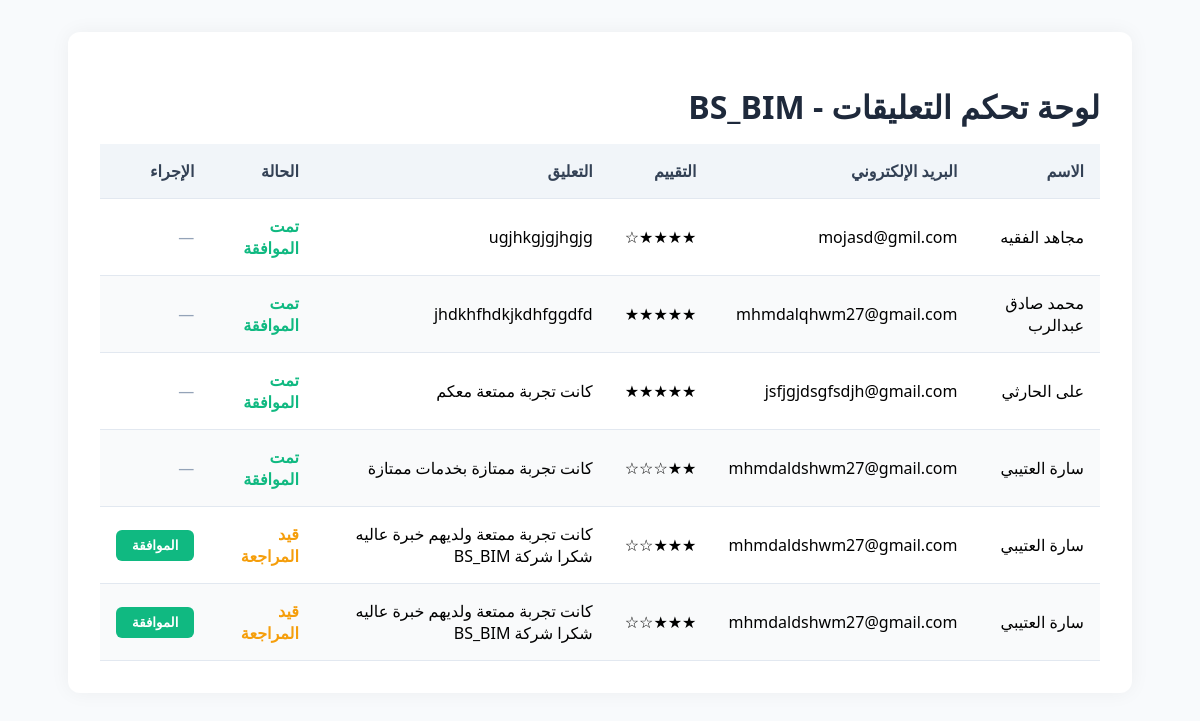
/data/admin_commit.php, run on the app's committed database.
### tables this page shows
CREATE TABLE `comments` (
  `id` int(11) NOT NULL,
  `name` varchar(100) NOT NULL,
  `email` varchar(100) NOT NULL,
  `created_at` timestamp NOT NULL DEFAULT current_timestamp(),
  `comment` text NOT NULL,
  `rating` int(11) NOT NULL DEFAULT 5,
  `approved` tinyint(1) NOT NULL DEFAULT 0
);

### data/admin_commit.php (the view, shortened to what this page needs)
<?php
$res = mysqli_query($mysqli, "SELECT * FROM comments ORDER BY created_at DESC");
$comments = [];
if ($res) {
    while ($row = mysqli_fetch_assoc($res)) {
        $comments[] = $row;
    }
}
?>
<!DOCTYPE html>
<html lang="ar" dir="rtl">
<head>
</head>
<body>
    <div class="container">
        <h1>لوحة تحكم التعليقات - BS_BIM</h1>
        <table>
            <thead>
                <tr>
                    <th>الاسم</th>
                    <th>البريد الإلكتروني</th>
                    <th>التقييم</th>
                    <th>التعليق</th>
                    <th>الحالة</th>
                    <th>الإجراء</th>
                </tr>
            </thead>
            <tbody>
                <?php foreach ($comments as $c): ?>
                    <tr>
                        <td><?= htmlspecialchars($c['name']) ?></td>
                        <td><?= htmlspecialchars($c['email']) ?></td>
                        <td><?= str_repeat('★', $c['rating']) . str_repeat('☆', 5 - $c['rating']) ?></td>
                        <td><?= nl2br(htmlspecialchars($c['comment'])) ?></td>
                        <td>
                            <?= $c['approved'] ? '<span class="approved-label">تمت الموافقة</span>' : '<span class="pending-label">قيد المراجعة</span>' ?>
                        </td>
                        <td>
                            <?php if (!$c['approved']): ?>
                                <form method="post" style="margin:0;">
                                    <button type="submit" class="btn approve">الموافقة</button>
                                </form>
                            <?php else: ?>
                                <span style="color:#94a3b8;">—</span>
                            <?php endif; ?>
                        </td>
                    </tr>
                <?php endforeach; ?>
            </tbody>
        </table>
    </div>
</body>
</html>

### data/admin_commit.php (style rules this page uses)
body { font-family: 'Segoe UI', Tahoma, sans-serif; background:#f8fafc; margin:0; padding:0; }
.container { max-width: 1000px; margin: 2rem auto; background:#fff; padding:2rem; border-radius:12px; box-shadow:0 0 20px rgba(0,0,0,0.05); }
h1 { font-size:2rem; margin-bottom:1rem; color:#1e293b; }
table { width:100%; border-collapse:collapse; margin-top:1rem; }
th, td { padding:1rem; border-bottom:1px solid #e2e8f0; text-align:right; }
th { background:#f1f5f9; color:#334155; }
tr:nth-child(even) { background:#f9fafb; }
.btn { padding:.5rem 1rem; border:none; border-radius:6px; cursor:pointer; font-weight:600; }
.approve { background:#10b981; color:#fff; }
.approved-label { color:#10b981; font-weight:bold; }
.pending-label { color:#f59e0b; font-weight:bold; }

### data on the page
comments: name "مجاهد الفقيه", email "mojasd@gmil.com", rating "★★★★", rating "☆", comment "ugjhkgjgjhgjg", approved "تمت الموافقة"
comments: name "محمد صادق عبدالرب", email "mhmdalqhwm27@gmail.com", rating "★★★★★", comment "jhdkhfhdkjkdhfggdfd", approved "تمت الموافقة"
comments: name "على الحارثي", email "jsfjgjdsgfsdjh@gmail.com", rating "★★★★★", comment "كانت تجربة ممتعة معكم", approved "تمت الموافقة"
comments: name "سارة العتيبي", email "mhmdaldshwm27@gmail.com", rating "★★", rating "☆☆☆", comment "كانت تجربة ممتازة بخدمات ممتازة", approved "تمت الموافقة"
comments: name "سارة العتيبي", email "mhmdaldshwm27@gmail.com", rating "★★★", rating "☆☆", comment "كانت تجربة ممتعة ولديهم خبرة عاليه شكرا شركة BS_BIM", approved "قيد المراجعة"
comments: name "سارة العتيبي", email "mhmdaldshwm27@gmail.com", rating "★★★", rating "☆☆", comment "كانت تجربة ممتعة ولديهم خبرة عاليه شكرا شركة BS_BIM", approved "قيد المراجعة"
